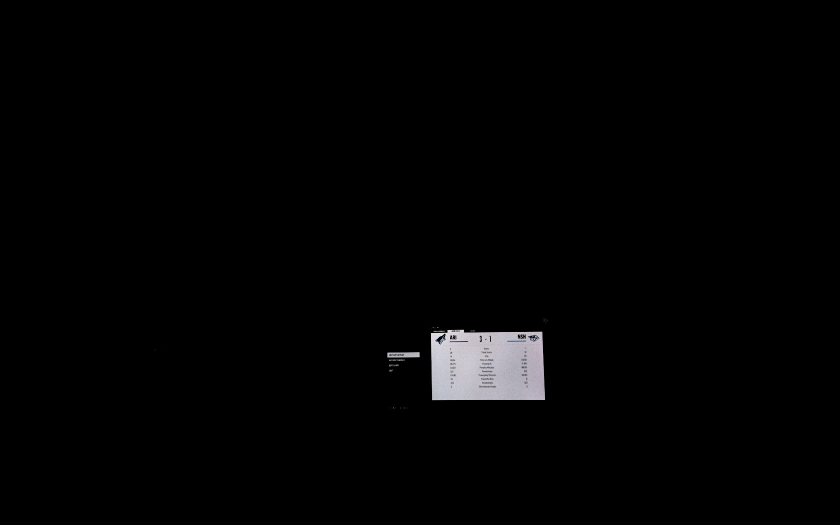
#> input picture Example Photos/end-of-game-1.jpeg, 1680 x 1050 px (shown at 1/2 size)
$ python -i read_stats.py   (imports and definitions only)   (older library calls are emulated)
#> lines starting #> are read from the running program, lines starting #| are printed output that depends on the picture; after the words box and inside, x2 and y2 are one past the last pixel; in counts of white or black regions, pixels touching at a corner belong together
import cv2
import pytesseract


def find_largest_area(contours):
    # Create an empty list that will be populated later
    area_list = []

    # Loop through the contours given by the user
    for cnt in contours:
        # Find the area based on the values provided by boundingRect
        # Append to the list created above
        x, y, w, h = cv2.boundingRect(cnt)
        area = w * h
        area_list.append(area)

    # Sort the list and return the x, y, w, and h values for the contour with the largest area
    x, y, w, h = cv2.boundingRect(contours[area_list.index(max(area_list, default=0))])
    return x, y, w, h


# [28 lines left out: function crop_team_and_score, not called in this run]


def read_name(image):
    kernel = cv2.getStructuringElement(cv2.MORPH_CROSS, (4, 4))
    dilated = cv2.dilate(image, kernel, iterations=5)
    img, contours, hierarchy = cv2.findContours(dilated, cv2.RETR_EXTERNAL, cv2.CHAIN_APPROX_NONE)
#> contours = 5 contours; box (x1, y1, x2, y2) and area: (851, 627, 1106, 818) 39414, (763, 699, 850, 754) 3119, (771, 803, 826, 834) 1340, (299, 691, 322, 714) 331, (323, 691, 346, 714) 306
    x, y, w, h = find_largest_area(contours)
#> the loop in find_largest_area, `for cnt in contours:` made 5 passes
#> (x, y, w, h, area) on passes 1 to 5: (771, 803, 55, 31, 1705), (763, 699, 87, 55, 4785), (323, 691, 23, 23, 529), (299, 691, 23, 23, 529), (851, 627, 255, 191, 48705)
#> after the loop in find_largest_area, `for cnt in contours:`: area_list = [1705, 4785, 529, 529, 48705]
#> x = 851; y = 627; w = 255; h = 191
    cropped = image[y:y + h, x:x + w]
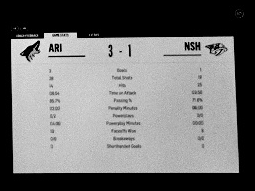
#> cropped: shape (191, 255); min 0, max 238, mean 115.6
    return cropped


# [31 lines left out: function read_stats, not called in this run]

>>> import cv2
>>> picture = cv2.imread('Example Photos/end-of-game-1.jpeg', cv2.IMREAD_GRAYSCALE)
>>> result = read_name(picture)
